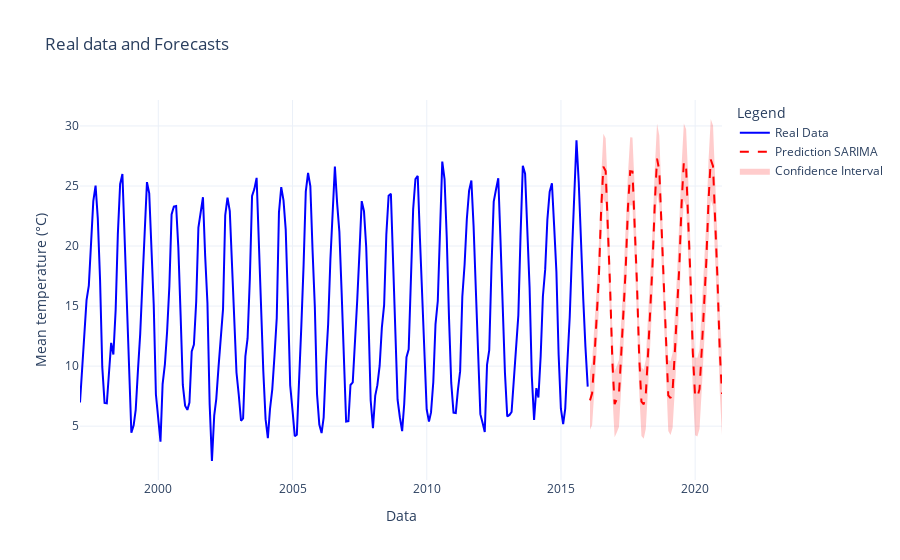

Notebook code cell kept with this figure:
### Markdown cell above
# Forecast for 60 months

### Code cell
model = SARIMAX(df['Mean TemperatureC'], order=(1, 1, 1), seasonal_order=(2, 1, 2, 12))
results = model.fit()


forecast = results.get_forecast(steps=60)
forecast_values = forecast.predicted_mean
conf_int = forecast.conf_int()  


forecast_index = pd.date_range(start=df.index[-1] + pd.DateOffset(months=1), periods=60, freq='M')


fig = go.Figure()


fig.add_trace(go.Scatter(x=df.index, y=df['Mean TemperatureC'], mode='lines', name='Real Data', line=dict(color='blue')))

fig.add_trace(go.Scatter(x=forecast_index, y=forecast_values, mode='lines', name='Prediction SARIMA', line=dict(color='red', dash='dash')))


fig.add_trace(go.Scatter(
    x=np.concatenate([forecast_index, forecast_index[::-1]]),  
    y=np.concatenate([conf_int.iloc[:, 0], conf_int.iloc[:, 1][::-1]]),  #
    fill='toself',  
    fillcolor='rgba(255, 0, 0, 0.2)',  
    line=dict(color='rgba(255,255,255,0)'), 
    name='Confidence Interval'
))

# Configurar o layout
fig.update_layout(
    xaxis_title="Data",
    yaxis_title="Mean temperature (°C)",
    title_text="Real data and Forecasts",
    legend_title="Legend",
    hovermode="x unified",
    template="plotly_white"  )

# Mostrar o gráfico
fig.show()
